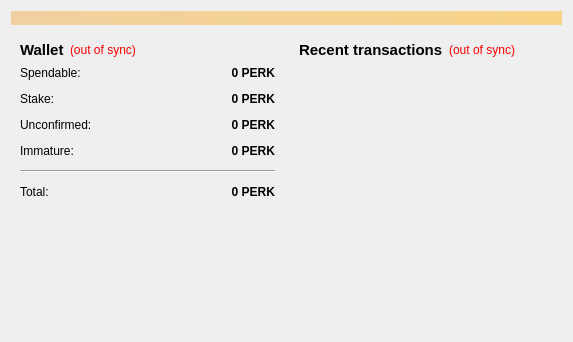
<?xml version="1.0" encoding="UTF-8"?>
<ui version="4.0">
 <class>OverviewPage</class>
 <widget class="QWidget" name="OverviewPage">
  <property name="geometry">
   <rect>
    <x>0</x>
    <y>0</y>
    <width>573</width>
    <height>342</height>
   </rect>
  </property>
  <property name="windowTitle">
   <string>Form</string>
  </property>
  <layout class="QVBoxLayout" name="topLayout">
   <item>
    <widget class="QLabel" name="labelAlerts">
     <property name="visible">
      <bool>false</bool>
     </property>
     <property name="styleSheet">
      <string notr="true">background-color: qlineargradient(x1: 0, y1: 0, x2: 1, y2: 0, stop:0 #F0D0A0, stop:1 #F8D488);  color:#000000
</string>
     </property>
     <property name="wordWrap">
      <bool>true</bool>
     </property>
     <property name="margin">
      <number>3</number>
     </property>
    </widget>
   </item>
   <item>
    <layout class="QHBoxLayout" name="horizontalLayout" stretch="1,1">
     <item>
      <layout class="QVBoxLayout" name="verticalLayout_2">
       <item>
        <widget class="QWidget" name="widget" native="true">
         <layout class="QVBoxLayout" name="verticalLayout_4">
          <item>
           <layout class="QHBoxLayout" name="horizontalLayout_4">
            <item>
             <widget class="QLabel" name="label_5">
              <property name="font">
               <font>
                <pointsize>11</pointsize>
                <weight>75</weight>
                <bold>true</bold>
               </font>
              </property>
              <property name="text">
               <string>Wallet</string>
              </property>
             </widget>
            </item>
            <item>
             <widget class="QLabel" name="labelWalletStatus">
              <property name="toolTip">
               <string>The displayed information may be out of date. Your wallet automatically synchronizes with the Perkcoin network after a connection is established, but this process has not completed yet.</string>
              </property>
              <property name="styleSheet">
               <string notr="true">QLabel { color: red; }</string>
              </property>
              <property name="text">
               <string notr="true">(out of sync)</string>
              </property>
              <property name="alignment">
               <set>Qt::AlignLeading|Qt::AlignLeft|Qt::AlignVCenter</set>
              </property>
             </widget>
            </item>
            <item>
             <spacer name="horizontalSpacer_2">
              <property name="orientation">
               <enum>Qt::Horizontal</enum>
              </property>
              <property name="sizeHint" stdset="0">
               <size>
                <width>40</width>
                <height>20</height>
               </size>
              </property>
             </spacer>
            </item>
           </layout>
          </item>
          <item>
           <layout class="QFormLayout" name="formLayout_2">
            <property name="fieldGrowthPolicy">
             <enum>QFormLayout::AllNonFixedFieldsGrow</enum>
            </property>
            <property name="horizontalSpacing">
             <number>12</number>
            </property>
            <property name="verticalSpacing">
             <number>12</number>
            </property>
            <item row="0" column="0">
             <widget class="QLabel" name="label">
              <property name="text">
               <string>Spendable:</string>
              </property>
             </widget>
            </item>
            <item row="0" column="1">
             <widget class="QLabel" name="labelBalance">
              <property name="font">
               <font>
                <weight>75</weight>
                <bold>true</bold>
               </font>
              </property>
              <property name="cursor">
               <cursorShape>IBeamCursor</cursorShape>
              </property>
              <property name="toolTip">
               <string>Your current spendable balance</string>
              </property>
              <property name="text">
               <string notr="true">0 PERK</string>
              </property>
              <property name="alignment">
               <set>Qt::AlignRight|Qt::AlignTrailing|Qt::AlignVCenter</set>
              </property>
              <property name="textInteractionFlags">
               <set>Qt::LinksAccessibleByMouse|Qt::TextSelectableByKeyboard|Qt::TextSelectableByMouse</set>
              </property>
             </widget>
            </item>
            <item row="1" column="0">
             <widget class="QLabel" name="label_6">
              <property name="text">
               <string>Stake:</string>
              </property>
             </widget>
            </item>
            <item row="1" column="1">
             <widget class="QLabel" name="labelStake">
              <property name="font">
               <font>
                <weight>75</weight>
                <bold>true</bold>
               </font>
              </property>
              <property name="cursor">
               <cursorShape>IBeamCursor</cursorShape>
              </property>
              <property name="toolTip">
               <string>Total of coins that was staked, and do not yet count toward the current balance</string>
              </property>
              <property name="text">
               <string notr="true">0 PERK</string>
              </property>
              <property name="alignment">
               <set>Qt::AlignRight|Qt::AlignTrailing|Qt::AlignVCenter</set>
              </property>
              <property name="textInteractionFlags">
               <set>Qt::LinksAccessibleByMouse|Qt::TextSelectableByKeyboard|Qt::TextSelectableByMouse</set>
              </property>
             </widget>
            </item>
            <item row="2" column="0">
             <widget class="QLabel" name="label_3">
              <property name="text">
               <string>Unconfirmed:</string>
              </property>
             </widget>
            </item>
            <item row="2" column="1">
             <widget class="QLabel" name="labelUnconfirmed">
              <property name="font">
               <font>
                <weight>75</weight>
                <bold>true</bold>
               </font>
              </property>
              <property name="cursor">
               <cursorShape>IBeamCursor</cursorShape>
              </property>
              <property name="toolTip">
               <string>Total of transactions that have yet to be confirmed, and do not yet count toward the current balance</string>
              </property>
              <property name="text">
               <string notr="true">0 PERK</string>
              </property>
              <property name="alignment">
               <set>Qt::AlignRight|Qt::AlignTrailing|Qt::AlignVCenter</set>
              </property>
              <property name="textInteractionFlags">
               <set>Qt::LinksAccessibleByMouse|Qt::TextSelectableByKeyboard|Qt::TextSelectableByMouse</set>
              </property>
             </widget>
            </item>
            <item row="3" column="0">
             <widget class="QLabel" name="labelImmatureText">
              <property name="text">
               <string>Immature:</string>
              </property>
             </widget>
            </item>
            <item row="3" column="1">
             <widget class="QLabel" name="labelImmature">
              <property name="font">
               <font>
                <weight>75</weight>
                <bold>true</bold>
               </font>
              </property>
              <property name="toolTip">
               <string>Mined balance that has not yet matured</string>
              </property>
              <property name="text">
               <string notr="true">0 PERK</string>
              </property>
              <property name="alignment">
               <set>Qt::AlignRight|Qt::AlignTrailing|Qt::AlignVCenter</set>
              </property>
              <property name="textInteractionFlags">
               <set>Qt::LinksAccessibleByMouse|Qt::TextSelectableByKeyboard|Qt::TextSelectableByMouse</set>
              </property>
             </widget>
            </item>
            <item row="4" column="0" colspan="2">
             <widget class="Line" name="line">
              <property name="orientation">
               <enum>Qt::Horizontal</enum>
              </property>
             </widget>
            </item>
            <item row="5" column="0">
             <widget class="QLabel" name="labelTotalText">
              <property name="text">
               <string>Total:</string>
              </property>
             </widget>
            </item>
            <item row="5" column="1">
             <widget class="QLabel" name="labelTotal">
              <property name="font">
               <font>
                <weight>75</weight>
                <bold>true</bold>
               </font>
              </property>
              <property name="cursor">
               <cursorShape>IBeamCursor</cursorShape>
              </property>
              <property name="toolTip">
               <string>Your current total balance</string>
              </property>
              <property name="text">
               <string notr="true">0 PERK</string>
              </property>
              <property name="alignment">
               <set>Qt::AlignRight|Qt::AlignTrailing|Qt::AlignVCenter</set>
              </property>
              <property name="textInteractionFlags">
               <set>Qt::LinksAccessibleByMouse|Qt::TextSelectableByKeyboard|Qt::TextSelectableByMouse</set>
              </property>
             </widget>
            </item>
           </layout>
          </item>
         </layout>
        </widget>
       </item>
       <item>
        <spacer name="verticalSpacer">
         <property name="orientation">
          <enum>Qt::Vertical</enum>
         </property>
         <property name="sizeHint" stdset="0">
          <size>
           <width>20</width>
           <height>40</height>
          </size>
         </property>
        </spacer>
       </item>
      </layout>
     </item>
     <item>
      <layout class="QVBoxLayout" name="verticalLayout_3">
       <item>
        <widget class="QWidget" name="widget_2" native="true">
         <layout class="QVBoxLayout" name="verticalLayout">
          <item>
           <layout class="QHBoxLayout" name="horizontalLayout_2">
            <item>
             <widget class="QLabel" name="label_4">
              <property name="font">
               <font>
                <pointsize>11</pointsize>
                <weight>75</weight>
                <bold>true</bold>
               </font>
              </property>
              <property name="text">
               <string>&lt;b&gt;Recent transactions&lt;/b&gt;</string>
              </property>
             </widget>
            </item>
            <item>
             <widget class="QLabel" name="labelTransactionsStatus">
              <property name="toolTip">
               <string>The displayed information may be out of date. Your wallet automatically synchronizes with the Perkcoin network after a connection is established, but this process has not completed yet.</string>
              </property>
              <property name="styleSheet">
               <string notr="true">QLabel { color: red; }</string>
              </property>
              <property name="text">
               <string notr="true">(out of sync)</string>
              </property>
              <property name="alignment">
               <set>Qt::AlignRight|Qt::AlignTrailing|Qt::AlignVCenter</set>
              </property>
             </widget>
            </item>
            <item>
             <spacer name="horizontalSpacer">
              <property name="orientation">
               <enum>Qt::Horizontal</enum>
              </property>
              <property name="sizeHint" stdset="0">
               <size>
                <width>40</width>
                <height>20</height>
               </size>
              </property>
             </spacer>
            </item>
           </layout>
          </item>
          <item>
           <widget class="QListView" name="listTransactions">
            <property name="styleSheet">
             <string notr="true">QListView { background: transparent; }</string>
            </property>
            <property name="frameShape">
             <enum>QFrame::NoFrame</enum>
            </property>
            <property name="verticalScrollBarPolicy">
             <enum>Qt::ScrollBarAlwaysOff</enum>
            </property>
            <property name="horizontalScrollBarPolicy">
             <enum>Qt::ScrollBarAlwaysOff</enum>
            </property>
            <property name="selectionMode">
             <enum>QAbstractItemView::NoSelection</enum>
            </property>
           </widget>
          </item>
         </layout>
        </widget>
       </item>
      </layout>
     </item>
    </layout>
   </item>
  </layout>
 </widget>
 <resources/>
 <connections/>
</ui>
